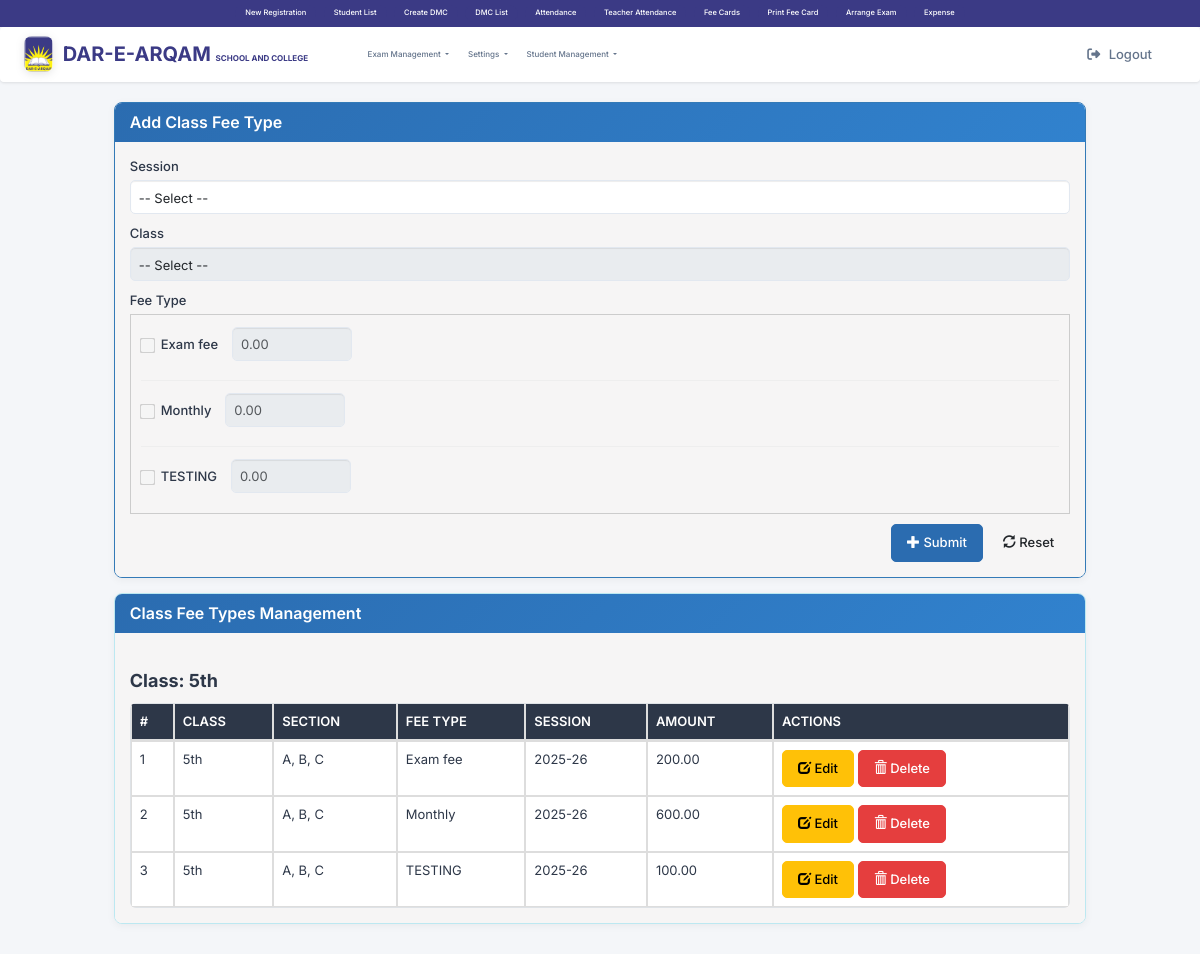
Page /course_fee.php (signed in) on the committed database.
### tables this page shows
CREATE TABLE `modules` (
  `id` int(11) NOT NULL,
  `parent_id` int(11) DEFAULT NULL,
  `title` varchar(100) NOT NULL,
  `url` varchar(255) NOT NULL DEFAULT '#',
  `description` varchar(255) DEFAULT NULL,
  `status` tinyint(1) DEFAULT 1,
  `created_at` timestamp NOT NULL DEFAULT current_timestamp(),
  `type` enum('Parent','Child') NOT NULL DEFAULT 'Parent'
);

CREATE TABLE `class_fee_types` (
  `id` int(11) NOT NULL,
  `class_id` int(11) NOT NULL,
  `fee_type_id` int(11) NOT NULL,
  `session_id` int(11) NOT NULL,
  `amount` decimal(10,2) NOT NULL,
  `status` tinyint(1) DEFAULT 0,
  `dated` datetime DEFAULT current_timestamp()
);

CREATE TABLE `classes` (
  `id` int(11) NOT NULL,
  `course_id` int(11) DEFAULT NULL,
  `title` varchar(255) NOT NULL,
  `dated` date NOT NULL DEFAULT current_timestamp(),
  `status` int(11) DEFAULT NULL
);

CREATE TABLE `fee_types` (
  `id` int(11) NOT NULL,
  `title` varchar(255) NOT NULL,
  `type` varchar(255) NOT NULL DEFAULT 'Monthly',
  `dated` date NOT NULL DEFAULT current_timestamp(),
  `status` int(11) NOT NULL DEFAULT 0
);

CREATE TABLE `sessions` (
  `id` int(11) NOT NULL,
  `title` varchar(255) DEFAULT NULL,
  `from_dated` date DEFAULT current_timestamp(),
  `to_dated` date NOT NULL DEFAULT current_timestamp(),
  `dated` date NOT NULL DEFAULT current_timestamp(),
  `status` int(11) NOT NULL DEFAULT 0
);

### course_fee.php (the view, shortened to what this page needs)
<?php
$translations = [
    'title' => 'Class Fee Types Management',
    'add_title' => 'Add Class Fee Type',
    'edit_title' => 'Edit Class Fee Type',
    'class_label' => 'Class',
    'section_label' => 'Section',
    'fee_type_label' => 'Fee Type',
    'session_label' => 'Session',
    'amount_label' => 'Amount',
    'submit' => 'Submit',
    'save' => 'Save',
    'reset' => 'Reset',
    'success' => 'Fee type assigned successfully!',
    'update_success' => 'Fee type updated successfully!',
    'error' => 'Error: ',
    'delete_success' => 'Fee type deleted successfully!',
    'no_records' => 'No fee types found.',
    'sr_no' => '#',
    'actions' => 'Actions',
    'edit' => 'Edit',
    'delete' => 'Delete',
    'cancel' => 'Cancel',
    'empty_error' => 'Required fields cannot be empty!',
    'no_fee_types_selected' => 'At least one fee type must be selected!',
    'invalid_amount' => 'Amount must be a positive number!',
    'invalid_csrf' => 'Invalid request!',
    'delete_confirm' => 'Are you sure you want to delete this fee type?',
    'select_option' => '-- Select --'
];
require_once('conn_inc.php');
$edit_mode = false;
$fee_data = [
    'class_id' => '',
    'session_id' => '',
    'fee_types' => []
];
$fee_types = [];
$fee_type_result = $conn->query("SELECT id, title FROM fee_types ORDER BY title");
while ($row = $fee_type_result->fetch_assoc()) {
    $fee_types[$row['id']] = $row['title'];
}
$fee_list = [];
$result = $conn->query("
    SELECT cft.id, cft.class_id, cft.fee_type_id, cft.session_id, cft.amount,
           c.title AS class_title, ft.title AS fee_type_title, s.title AS session_title,
           GROUP_CONCAT(sec.title ORDER BY sec.title SEPARATOR ', ') AS section_titles
    FROM class_fee_types cft
    JOIN classes c ON cft.class_id = c.id
    JOIN fee_types ft ON cft.fee_type_id = ft.id
    LEFT JOIN sessions s ON cft.session_id = s.id
    LEFT JOIN class_sections cs ON cft.class_id = cs.class_id
    LEFT JOIN sections sec ON cs.section_id = sec.id
    GROUP BY cft.id, cft.class_id, cft.fee_type_id, cft.session_id, cft.amount, c.title, ft.title, s.title
    ORDER BY c.title, ft.title, s.title
");
if ($result->num_rows > 0) {
    while ($row = $result->fetch_assoc()) {
        $class_id = $row['class_id'];
        $fee_list[$class_id]['class_title'] = $row['class_title'];
        $fee_list[$class_id]['fees'][] = $row;
    }
}
$class_colors = [
    '#e6f3ff', '#e6ffe6', '#fff5e6', '#ffe6f3', '#f0e6ff', '#e6fffa'
];
?>
<!DOCTYPE html>
<html lang="en">
<head>
    <link rel="stylesheet" href="https://maxcdn.bootstrapcdn.com/bootstrap/3.4.1/css/bootstrap.min.css">
</head>
<body>
<?php require_once('navbar.php'); ?>
<div class="container">
    <div class="row">
        <div class="col-md-10 col-md-offset-1">
            <div class="panel panel-primary">
                <div class="panel-heading">
                    <h3 class="panel-title">
                        <?php echo $edit_mode ? $translations['edit_title'] : $translations['add_title']; ?>
                    </h3>
                </div>
                <div class="panel-body">
                    <form method="post" action="">
                        <div class="form-group">
                            <label><?php echo $translations['session_label']; ?></label>
                            <select name="session_id" id="session_id" class="form-control" required>
                                <option value=""><?php echo $translations['select_option']; ?></option>
                            </select>
                        </div>
                        <div class="form-group">
                            <label><?php echo $translations['class_label']; ?></label>
                            <select name="class_id" id="class_id" class="form-control" required disabled>
                                <option value=""><?php echo $translations['select_option']; ?></option>
                            </select>
                        </div>
                        <div class="form-group">
                            <label><?php echo $translations['fee_type_label']; ?></label>
                            <div class="fee-types-container">
                                <?php foreach ($fee_types as $id => $title): ?>
                                    <div class="fee-type-item">
                                        <div class="checkbox" style="display: inline-block;">
                                            <label>
                                                <input type="checkbox" name="fee_type_ids[]" value="<?php echo $id; ?>"
                                                       class="fee_type_checkbox"
                                                       <?php echo isset($fee_data['fee_types'][$id]) ? 'checked' : ''; ?>
                                                       disabled>
                                                <?php echo htmlspecialchars($title); ?>
                                            </label>
                                        </div>
                                        <div class="amount-input">
                                            <input type="number" class="form-control" name="amounts[<?php echo $id; ?>]"
                                                   step="0.01" min="0.01" placeholder="0.00"
                                                   value="<?php echo isset($fee_data['fee_types'][$id]) ? htmlspecialchars($fee_data['fee_types'][$id]) : ''; ?>"
                                                   disabled>
                                        </div>
                                    </div>
                                <?php endforeach; ?>
                            </div>
                        </div>
                        <div class="text-right">
                            <button type="submit" class="btn btn-primary">
                                <span class="glyphicon glyphicon-<?php echo $edit_mode ? 'refresh' : 'plus'; ?>"></span>
                                <?php echo $edit_mode ? $translations['save'] : $translations['submit']; ?>
                            </button>
                            <?php if ($edit_mode): ?>
                                <a href="class_fee_types.php" class="btn btn-default">
                                    <span class="glyphicon glyphicon-remove"></span>
                                    <?php echo $translations['cancel']; ?>
                                </a>
                            <?php else: ?>
                                <button type="reset" class="btn btn-default">
                                    <span class="glyphicon glyphicon-refresh"></span>
                                    <?php echo $translations['reset']; ?>
                                </button>
                            <?php endif; ?>
                        </div>
                    </form>
                </div>
            </div>
            <div class="panel panel-info">
                <div class="panel-heading">
                    <h3 class="panel-title"><?php echo $translations['title']; ?></h3>
                </div>
                <div class="panel-body">
                    <?php if (!empty($fee_list)): ?>
                        <?php foreach ($fee_list as $class_id => $class_data): ?>
                            <div class="class-header">
                                <?php echo $translations['class_label']; ?>: <?php echo htmlspecialchars($class_data['class_title']); ?>
                            </div>
                            <div class="table-responsive">
                                <table class="table table-bordered table-hover">
                                    <thead>
                                        <tr>
                                            <th><?php echo $translations['sr_no']; ?></th>
                                            <th><?php echo $translations['class_label']; ?></th>
                                            <th><?php echo $translations['section_label']; ?></th>
                                            <th><?php echo $translations['fee_type_label']; ?></th>
                                            <th><?php echo $translations['session_label']; ?></th>
                                            <th><?php echo $translations['amount_label']; ?></th>
                                            <th><?php echo $translations['actions']; ?></th>
                                        </tr>
                                    </thead>
                                    <tbody>
                                        <?php $counter = 1; foreach ($class_data['fees'] as $row): ?>
                                            <tr style="background-color: <?php echo $class_colors[$class_id % count($class_colors)]; ?>;">
                                                <td><?php echo $counter++; ?></td>
                                                <td><?php echo htmlspecialchars($row['class_title']); ?></td>
                                                <td><?php echo htmlspecialchars($row['section_titles'] ?? 'N/A'); ?></td>
                                                <td><?php echo htmlspecialchars($row['fee_type_title']); ?></td>
                                                <td><?php echo htmlspecialchars($row['session_title'] ?? 'N/A'); ?></td>
                                                <td><?php echo htmlspecialchars($row['amount']); ?></td>
                                                <td>
                                                    <a href="?edit_class_id=<?php echo $row['class_id']; ?>&edit_session_id=<?php echo $row['session_id']; ?>" class="btn btn-xs btn-warning">
                                                        <span class="glyphicon glyphicon-edit"></span>
                                                        <?php echo $translations['edit']; ?>
                                                    </a>
                                                    <a href="?delete=<?php echo $row['id']; ?>" class="btn btn-xs btn-danger" onclick="return confirm('<?php echo $translations['delete_confirm']; ?>');">
                                                        <span class="glyphicon glyphicon-trash"></span>
                                                        <?php echo $translations['delete']; ?>
                                                    </a>
                                                </td>
                                            </tr>
                                        <?php endforeach; ?>
                                    </tbody>
                                </table>
                            </div>
                        <?php endforeach; ?>
                    <?php else: ?>
                        <div class="alert alert-info text-center">
                            <?php echo $translations['no_records']; ?>
                        </div>
                    <?php endif; ?>
                </div>
            </div>
        </div>
    </div>
</div>
</body>
</html>

### navbar.php (shortened to what this page needs)
<?php
require_once('conn_inc.php');
$user_id = $_SESSION['user_id'] ?? 0;
$role_modules = [];
if ($user_id) {
    $qry = "
        SELECT m.id, m.parent_id, m.title, m.url
        FROM role_modules rm
        INNER JOIN modules m ON rm.module_id = m.id
        INNER JOIN users u ON rm.role_id = u.role_id
        WHERE u.id = ?
        ORDER BY m.parent_id, m.title
    ";
    $stmt = $conn->prepare($qry);
    $stmt->bind_param("i", $user_id);
    $stmt->execute();
    $res = $stmt->get_result();
    while ($row = $res->fetch_assoc()) {
        $parent_id = $row['parent_id'] ?? 0;
        if ($parent_id == 0) {
            if (!isset($role_modules[$row['id']])) {
                $role_modules[$row['id']] = [
                    'title' => $row['title'],
                    'url' => $row['url'] ?? '#',
                    'children' => []
                ];
            }
        } else {
            $role_modules[$parent_id]['children'][] = [
                'title' => $row['title'],
                'url' => $row['url'] ?? '#'
            ];
        }
    }
}
?>
<link href="https://cdn.jsdelivr.net/npm/bootstrap@5.3.3/dist/css/bootstrap.min.css" rel="stylesheet">
<link href="https://cdnjs.cloudflare.com/ajax/libs/font-awesome/6.5.0/css/all.min.css" rel="stylesheet">
<div class="top-quick-bar" style="background-color: #3b3a85 !important;">
  <div class="quick-links-horizontal">
    <a href="student_registration.php" class="quick-link-horizontal-btn">
      New Registration
    </a>
    <a href="student_list.php" class="quick-link-horizontal-btn">
      Student List
    </a>
    <a href="create_dmcs.php" class="quick-link-horizontal-btn">
      Create DMC
    </a>
    <a href="dmc_list.php" class="quick-link-horizontal-btn">
      DMC List
    </a>
    <a href="attendance_class.php" class="quick-link-horizontal-btn">
      Attendance
    </a>
    <a href="users_attendance.php" class="quick-link-horizontal-btn">
      Teacher Attendance
    </a>
    <a href="fee_card_create_monthly.php" class="quick-link-horizontal-btn">
      Fee Cards
    </a>
    <a href="student_feecards.php" class="quick-link-horizontal-btn">
      Print Fee Card
    </a>
    <a href="arrange_exam.php" class="quick-link-horizontal-btn">
      Arrange Exam
    </a>
    <a href="expense.php" class="quick-link-horizontal-btn">
      Expense
    </a>
  </div>
</div>
<nav class="navbar navbar-expand-lg navbar-light sticky-top">
  <div class="container-fluid">
    <div class="navbar-main-content">
      <a class="navbar-brand" href="index.php">
        <img src="logo2.png" alt="Logo">
        <div class="brand-text"><span style="font-size:20px;color: #16253e !important;">DAR-E-ARQAM <small>SCHOOL AND COLLEGE</small></span> </div>
      </a>
      <div class="collapse navbar-collapse" id="mainNavbar">
        <ul class="navbar-nav me-auto mb-2 mb-lg-0">
          <?php foreach ($role_modules as $module_id => $module): ?>
            <?php
            $is_dropdown = !empty($module['children']);
            $module_title = isset($module['title']) ? $module['title'] : '';
            $module_url = isset($module['url']) ? $module['url'] : '#';
            ?>
            <li class="nav-item <?php echo $is_dropdown ? 'dropdown' : ''; ?>">
              <?php if (!$is_dropdown && !empty($module_title) && !empty($module_url) && $module_url != '#'): ?>
                <a class="nav-link <?php echo $module_url === 'index.php' ? 'active' : ''; ?>" href="<?php echo htmlspecialchars($module_url); ?>">
                  <?php echo htmlspecialchars($module_title); ?>
                </a>
              <?php elseif ($is_dropdown && !empty($module_title)): ?>
                <a class="nav-link dropdown-toggle" href="#" id="<?php echo htmlspecialchars(strtolower(str_replace(' ', '', $module_title))); ?>Dropdown" role="button" data-bs-toggle="dropdown">
                  <?php echo htmlspecialchars($module_title); ?>
                </a>
              <?php endif; ?>
            </li>
          <?php endforeach; ?>
        </ul>
        <ul class="navbar-nav ms-auto">
          <li class="nav-item">
            <a class="nav-link btn btn-logout rounded-5" href="logout.php">
              <i class="fa-solid fa-right-from-bracket me-2"></i>
              Logout
            </a>
          </li>
        </ul>
      </div>
    </div>
  </div>
</nav>

### rows in the picture
modules: title "Exam Management"
modules: title "Student Management"
class_fee_types: class.title "5th", section_titles "A, B, C", fee_type.title "Exam fee", session.title "2025-26", amount "200.00"
class_fee_types: class.title "5th", section_titles "A, B, C", fee_type.title "Monthly", session.title "2025-26", amount "600.00"
class_fee_types: class.title "5th", section_titles "A, B, C", fee_type.title "TESTING", session.title "2025-26", amount "100.00"

### other values in the picture
$module_title "Settings"
$translations['add_title'] "Add Class Fee Type"
$translations['session_label'] "Session"
$translations['class_label'] "Class"
$translations['fee_type_label'] "Fee Type"
$title "Exam fee"
$title "Monthly"
$title "TESTING"
$translations['submit'] "Submit"
$translations['reset'] "Reset"
$translations['title'] "Class Fee Types Management"
$class_data['class_title'] "5th"
form field session_id "-- Select --"
form field class_id "-- Select --"
